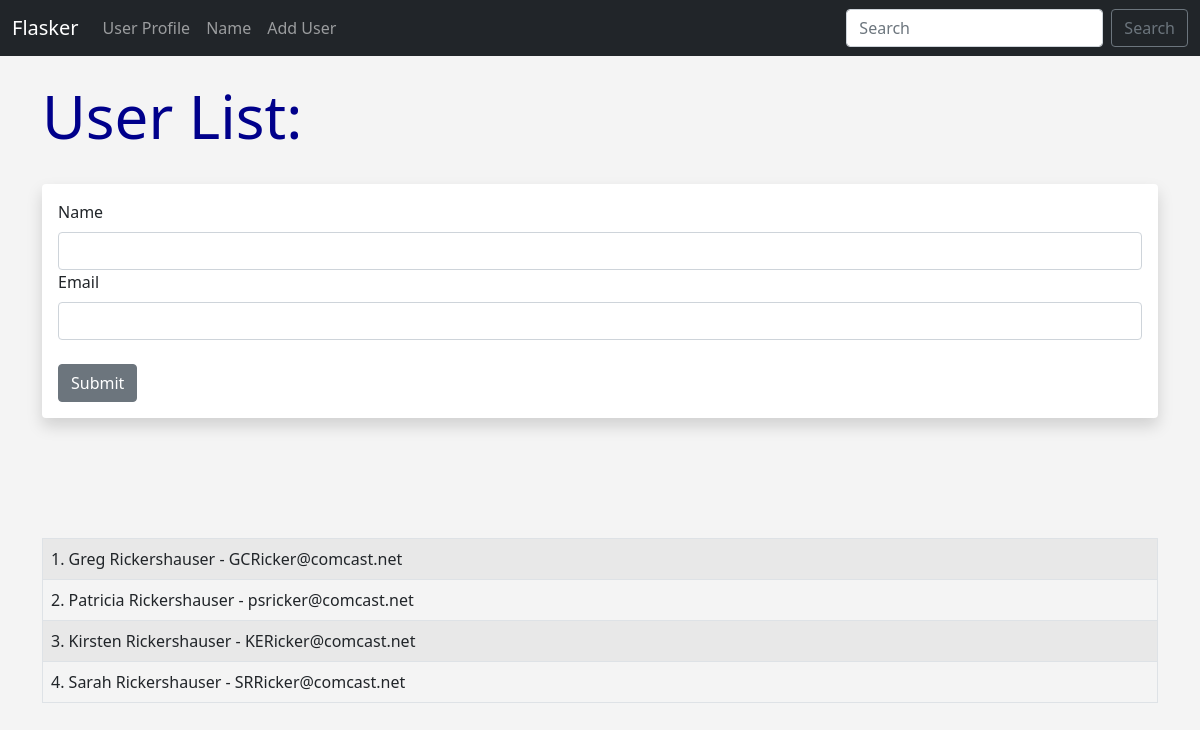
Screenshot of /user/add with the database file from the repository.
### hello.py (models this page shows, shortened)
class Users(db.Model):
    id = db.Column(db.Integer, primary_key=True)
    name = db.Column(db.String(200), nullable=False)
    email = db.Column(db.String(120), nullable=False, unique=True)
    date_added = db.Column(db.DateTime, default=datetime.utcnow)

### hello.py (the view, shortened to what this page needs)
@app.route("/user/add", methods=["GET", "POST"])
def add_user():
    name = None
    form = UserForm()
    our_users = Users.query.order_by(Users.date_added)
    return render_template("add_user.html", form=form, name=name, our_users=our_users)

### hello.py
class UserForm(FlaskForm):
    name = StringField("Name", validators=[DataRequired()])
    email = StringField("Email", validators=[DataRequired()])
    submit = SubmitField("Submit")

### templates/add_user.html (shortened to what this page needs)
{% extends 'base.html' %}
{% block content %}
{% if name %}
<h1> Hello!  {{ name }}  User Added!!</h1>
<br/><br/><br/><br/>
<table class="table table-hover table-bordered table-striped">
{% for our_user in our_users %}
    <tr><td>{{ our_user.id}}. {{our_user.name}} - {{our_user.email}} </td></tr>
{% endfor %}
</table>
<br/><br/>
{% else %}
<h1>User List:  </h1>
<br />
<div class="shadow p-3 mb-5 bg-body rounded">
<form method="POST">
    {{ form.name.label(class="form-label") }}
    {{ form.name(class="form-control") }}
    {{ form.email.label(class="form-label") }}
    {{ form.email(class="form-control") }}
    <br />
    {{ form.submit(class="btn btn-secondary") }}
</form>
</div>
<br /><br /><br />
<table class="table table-hover table-bordered table-striped">
{% for our_user in our_users %}
    <tr><td>{{ our_user.id}}. {{our_user.name}} - {{our_user.email}} </td></tr>
{% endfor %}
</table>
{% endif %}
{% endblock %}

### templates/base.html (shortened to what this page needs)
<!doctype html>
<html lang="en">
  <head>
    <link href="https://cdn.jsdelivr.net/npm/bootstrap@5.0.0-beta1/dist/css/bootstrap.min.css" rel="stylesheet">
    <link href="{{ url_for('static', filename='css/style.css') }}" rel="stylesheet" >
  </head>
  <body>
    {% include 'navbar.html' %}
    <div class="container">
        {% block content %}
        {% endblock %}
    </div>
  </body>
</html>

### templates/navbar.html (shortened to what this page needs)
<nav class="navbar navbar-expand-lg navbar-dark bg-dark">
  <div class="container-fluid">
    <a class="navbar-brand" href="{{ url_for('index') }}">Flasker</a>
    <div class="collapse navbar-collapse" id="navbarSupportedContent">
      <ul class="navbar-nav me-auto mb-2 mb-lg-0">
        <li class="nav-item">
          <a class="nav-link" href="{{ url_for('user', name='Gregory') }}">User Profile</a>
        </li>
        <li class="nav-item">
          <a class="nav-link" href="{{ url_for('name') }}">Name</a>
        </li>
        <li class="nav-item">
          <a class="nav-link" href="{{ url_for('add_user') }}">Add User</a>
        </li>
      </ul>
      <form class="d-flex">
        <input class="form-control me-2" type="search" placeholder="Search" aria-label="Search">
        <button class="btn btn-outline-secondary" type="submit">Search</button>
      </form>
    </div>
  </div>
</nav>

### static/css/style.css (style rules this page uses)
h1 { color:darkblue; font-size: 60px; }
body { background:#f4f4f4 }

### rows the page displays
Users: id "1", name "Greg Rickershauser", email "GCRicker@comcast.net"
Users: id "2", name "Patricia Rickershauser", email "psricker@comcast.net"
Users: id "3", name "Kirsten Rickershauser", email "KERicker@comcast.net"
Users: id "4", name "Sarah Rickershauser", email "SRRicker@comcast.net"
